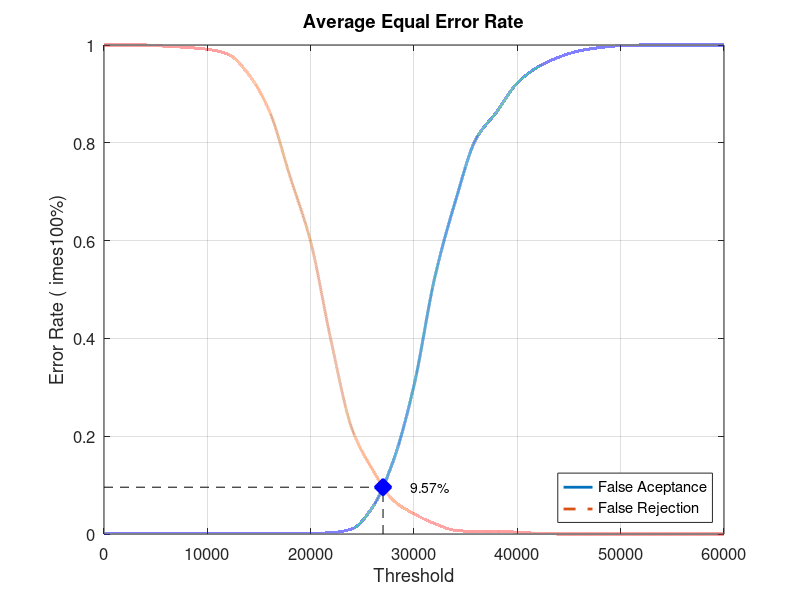
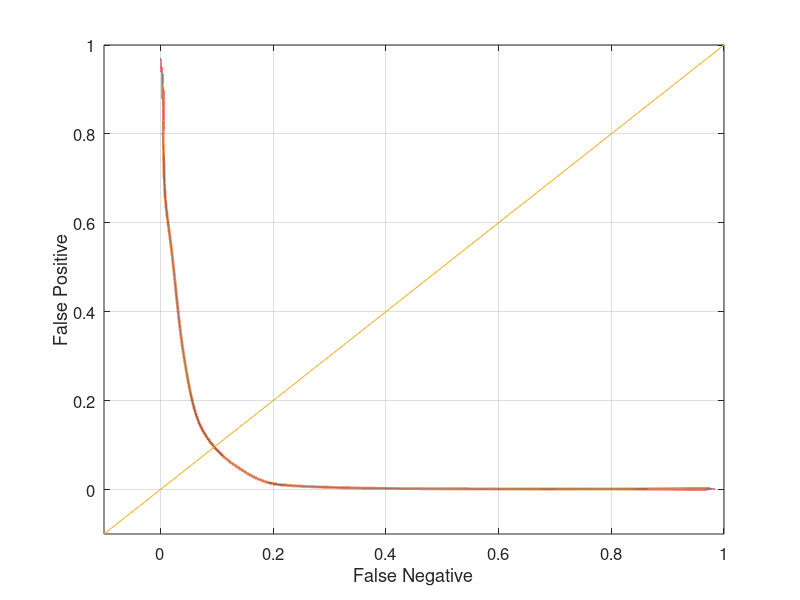

Reproduce these figures in MATLAB, in order.
close all;
clear;
clc;
x = 0:2000:60000;
xq = 0:0.5:60000;

y0 = [0 0.00131579 0.00131579 0.00131579 0.00131579 0.00131579 0.00131579 0.00131579 0.00131579 0.00131579 0.00131579 0.00263158 0.0105263 0.0552632 0.15 0.303947 0.523684 0.680263 0.807895 0.863158 0.922368 0.955263 0.975 0.988158 0.994737 0.998684 1 1 1 1 1]
yy0 = interp1(x, y0, xq, 'pchip');
y1 = [1 1 1 0.9975 0.995 0.99125 0.98125 0.94 0.865 0.73125 0.5975 0.3925 0.215 0.13125 0.06875 0.04125 0.02125 0.0075 0.005 0.005 0.00375 0.00125 0 0 0 0 0 0 0 0 0]
yy1 = interp1(x, y1, xq, 'pchip');

% Calculating EER: 
y2 = abs(y0 - y1);
find(y2 == min(y2))
yy2 = abs(yy0 - yy1);
xEER = find(yy2 == min(yy2));
xEERIndex = xq(xEER) % X-axis EER
yEER = yy0(xEER) % Y-axis EER

main = figure
plot(xq, yy0,'-','LineWidth', 2);	hold on
plot(xq, yy1,'--','LineWidth', 2);	hold on
plot([xEERIndex xEERIndex], [0 yEER], 'k--');	hold on
plot([0 xEERIndex], [yEER yEER], 'k--');	hold on
plot(xEERIndex, yEER, 'bx', 'LineWidth', 10);	hold on
text(xEERIndex + 10 * xEERIndex / 100, yEER, [num2str(round((10000 * yEER)) / 100) '%'])
legend('False Aceptance', 'False Rejection', 'Location', 'SouthEast')
xlabel('Threshold')
ylabel('Error Rate (	imes100%)')
title('Average Equal Error Rate')
set(gca, 'FontSize', 12)
axis([0 60000 0 1])
grid on

print(main, 'Experiment2AverageMain', '-dpng');
FNRxFPR = figure('Color', [1 1 1]);
plot(yy1, yy0, '-', yy1, yy0, 'LineWidth', 2);
hold on
y = -0.1:0.1:1
plot(y, y); 
set(gca, 'FontSize', 12)
xlabel('False Negative')
ylabel('False Positive')
axis([-0.1 1 -0.1 1])
set(gca, 'FontSize', 12)
grid on

print(FNRxFPR, 'Experiment2AverageFNRxFPR','-dpng');
